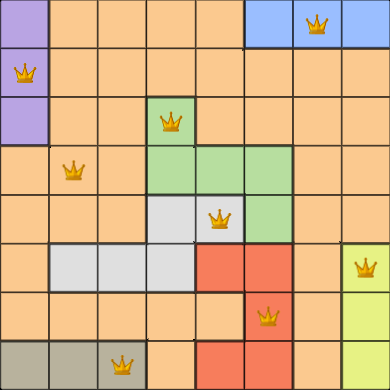
#> input picture board_screenshot.png, 390 x 390 px
$ python -i computer_vision.py   (imports and definitions only)
#> lines starting #> are read from the running program, lines starting #| are printed output that depends on the picture
"""
Sources: https://www.geeksforgeeks.org/opencv-python-tutorial/
https://towardsdatascience.com/solving-linkedin-queens-game-cfeea7a26e86/ - Used as a starting inspiration but quickly diverged from this solution


Old version

import cv2 as cv

# Load the image
image = cv.imread("Queens/example_board.png")

# Resize to standardise (may remove)
resized = cv.resize(image, (350, 350))

# Convert to grayscale
gray = cv.cvtColor(resized, cv.COLOR_RGB2GRAY)
# Create threshold to detect cell boundaries
_, thresh = cv.threshold(gray, 240, 255, cv.THRESH_BINARY_INV)

# Find contours which represent the blocks
contours, _ = cv.findContours(thresh, cv.RETR_EXTERNAL, cv.CHAIN_APPROX_SIMPLE)

# Create a mask for each unique color
unique_colors = {}
board_size = 7  # 7x7 grid in example, need to find a generalisation
cell_height = resized.shape[0] // board_size
cell_width = resized.shape[1] // board_size
board = [[-1 for i in range(board_size)] for j in range(board_size)] # Fi.l board with -1

color_index = 0

# Loop through each cell
for row in range(board_size):
    for col in range(board_size):
        # Get the center pixel of the cell
        y = row * cell_height + cell_height // 2 # Bottom of cell + 1/2 the height to get middle
        x = col * cell_width + cell_width // 2
        color = tuple(resized[y, x])

        # Register new color if not already
        if color not in unique_colors:
            unique_colors[color] = color_index
            color_index += 1

        board[row][col] = unique_colors[color]

print(board)

Output:
[[0, 0, 0, 1, 1, 1, 1],
[2, 0, 3, 3, 3, 1, 1],
[2, 0, 0, 0, 3, 1, 4],
[2, 2, 3, 3, 3, 1, 4],
[5, 5, 3, 6, 6, 4, 4],
[5, 4, 3, 3, 3, 4, 4],
[4, 4, 4, 4, 4, 4, 4]]
"""

import cv2 as cv
import numpy as np
from selenium.webdriver.common.by import By
from selenium.webdriver.common.keys import Keys
from selenium.webdriver.common.action_chains import ActionChains
from Logic.scraper import initialise_driver
import os
import time

def get_image(driver):

    driver.get("https://www.linkedin.com/games/queens")

    driver.execute_script("document.body.style.zoom='70%'")

    time.sleep(0.5)

    board = driver.find_element(By.ID, "queens-grid")

    board.screenshot("board_screenshot.png")
    print("Screenshot obtained")

def computer_vision(path):
    # Load image and resize to standardise
#> called with path = '../board_screenshot.png'
    image = cv.imread(path)
#> image is the input picture: shape (390, 390, 3); mean B, G, R 143.9, 183.9, 216.8
    resized = cv.resize(image, (350, 350))

    # Convert to grayscale and edge detection
    gray = cv.cvtColor(resized, cv.COLOR_BGR2GRAY)
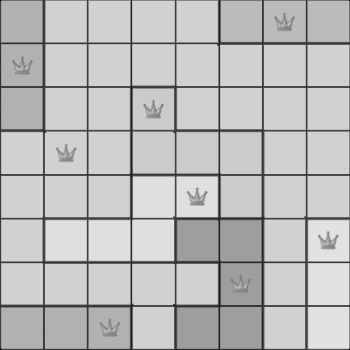
#> gray: shape (350, 350); min 0, max 226, mean 188.5
    edges = cv.Canny(gray, 50, 150, apertureSize=3) # Uses Canny algorithm
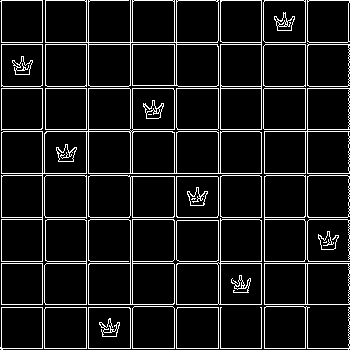
#> edges: shape (350, 350); 9.4% white in thin lines or dots

    # Use Hough Transform to detect straight lines in the image
    # Converts edge points from Canny alg. into votes and if a certain line gets many votes, it is a line
    lines = cv.HoughLinesP(edges, 1, np.pi/180, threshold=100, minLineLength=50, maxLineGap=10)
#> lines = 35 rows, first 6: [130, 348, 130, 0], [174, 348, 174, 0], [1, 349, 1, 0], [305, 348, 305, 0], [88, 348, 88, 0], [86, 348, 86, 0]

    # Separate vertical and horizontal lines
    horizontal_lines = []
    vertical_lines = []

    for line in lines:
        x1, y1, x2, y2 = line[0]
        if abs(x1 - x2) < 10:  # Vertical Line
            vertical_lines.append(x1)
        elif abs(y1 - y2) < 10:  # Horizontal Line
            horizontal_lines.append(y1)
#> this loop made 35 passes
#> (x1, y1, x2, y2) on passes 1 to 12: (130, 348, 130, 0), (174, 348, 174, 0), (1, 349, 1, 0), (305, 348, 305, 0), (88, 348, 88, 0), (86, 348, 86, 0), (218, 348, 218, 0), (132, 348, 132, 0), (2, 217, 347, 217), (2, 304, 349, 304), (2, 88, 349, 88), (2, 129, 349, 129)
#> after the loop, horizontal_lines = [217, 304, 88, 129, 44, 131, 348, 173, 42, 263, 86, 0, 261, 219, 175, 307]; vertical_lines = [130, 174, 1, 305, 88, 86, 218, 132, 220, 307, 261, 176, 42, 264, 348, 45, 44, 349, 263]

    # Cluster close lines as some lines may be repeated
    def cluster_lines(lines, threshold=10):
#> called with threshold = 10
        lines = sorted(set(lines)) # Removes duplicates and sorts
#> lines = [1, 42, 44, 45, 86, 88, 130, 132, 174, 176, 218, 220, 261, 263, 264, 305, 307, 348, 349]
        clustered = []
        for l in lines:
            if not clustered or abs(l - clustered[-1]) > threshold:
                clustered.append(l)
#> this loop made 19 passes
#> l on passes 2 to 13: 42, 44, 45, 86, 88, 130, 132, 174, 176, 218, 220, 261
#> after the loop, clustered = [1, 42, 86, 130, 174, 218, 261, 305, 348]
        return clustered

    cols = cluster_lines(vertical_lines)
#> cols = [1, 42, 86, 130, 174, 218, 261, 305, 348]
    rows = cluster_lines(horizontal_lines)
#> the loop in cluster_lines (call 2), `for l in lines:` made 16 passes
#> l on passes 2 to 13: 42, 44, 86, 88, 129, 131, 173, 175, 217, 219, 261, 263
#> rows = [0, 42, 86, 129, 173, 217, 261, 304, 348]

    num_rows = len(rows) - 1
#> num_rows = 8
    num_cols = len(cols) - 1
#> num_cols = 8

    if num_rows != num_cols:
        raise ValueError(f"Detected board is not square: {num_rows} rows, {num_cols} cols")

    size = num_rows
#> size = 8

    # Initialize board with -1
    board = [[-1 for _ in range(num_cols)] for _ in range(num_rows)]

    # Assign colour IDs based on center of each cell
    unique_colours = {}
    colour_index = 0

    for i in range(size):
        for j in range(size):
            y = (rows[i] + rows[i+1]) // 2 # Centre of height of cell
            x = (cols[j] + cols[j+1]) // 2 # Centre of width of cell
            colour = tuple(resized[y, x])

            if colour not in unique_colours:
                unique_colours[colour] = colour_index
                colour_index += 1

            board[i][j] = unique_colours[colour]
#> after the loop, board = [[0, 1, 1, 1, 1, 2, 3, 2], [4, 1, 1, 1, 1, 1, 1, 1], [0, 1, 1, 5, 1, 1, 1, 1], [1, 6, 1, 7, 7, 7, 1, 1], [1, 1, 1, 8, 9, 7, 1, 1], [1, 8, 8, 8, 10, 10, 1, 11], [1, 1, 1, 1, 1, 12, 1, 13], [14, 14, 15, 1, 10, 10, 1, 13]]; colour_index = 16; unique_colours = 16 items

    return board


# [33 lines not run here, left out]

>>> result = computer_vision('../board_screenshot.png')
#> result has the same summary as board in computer_vision
